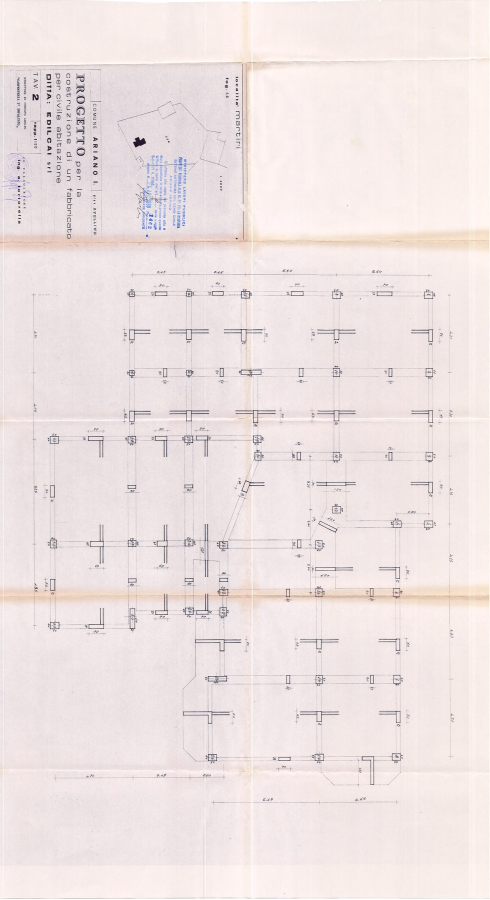
#> input picture analysis/source_renders/TAV02S/overview.jpg, 979 x 1800 px (shown at 1/2 size)
$ python -i footprint_proposals.py   (imports and definitions only)
#> lines starting #> are read from the running program, lines starting #| are printed output that depends on the picture; after the words box and inside, x2 and y2 are one past the last pixel; in counts of white or black regions, pixels touching at a corner belong together
from __future__ import annotations

from typing import Any

import cv2
import numpy as np


MAX_CANDIDATES = 6000


def _area(box: dict[str, float]) -> float:
    return max(0.0, float(box["width"])) * max(0.0, float(box["height"]))


def _intersection_area(a: dict[str, float], b: dict[str, float]) -> float:
    ax2 = a["x"] + a["width"]
    ay2 = a["y"] + a["height"]
    bx2 = b["x"] + b["width"]
    by2 = b["y"] + b["height"]
    ix1 = max(a["x"], b["x"])
    iy1 = max(a["y"], b["y"])
    ix2 = min(ax2, bx2)
    iy2 = min(ay2, by2)
    if ix2 <= ix1 or iy2 <= iy1:
        return 0.0
    return (ix2 - ix1) * (iy2 - iy1)


def _iou(a: dict[str, float], b: dict[str, float]) -> float:
    intersection = _intersection_area(a, b)
    union = _area(a) + _area(b) - intersection
    return intersection / union if union > 0 else 0.0


def _contained_fraction(inner: dict[str, float], outer: dict[str, float]) -> float:
    area = _area(inner)
    return _intersection_area(inner, outer) / area if area > 0 else 0.0


def _extract_candidates(
    mask: np.ndarray,
    *,
    width: int,
    height: int,
    min_side: int,
    max_side: int,
    detector: str,
) -> list[dict[str, Any]]:
    contours, _ = cv2.findContours(mask, cv2.RETR_LIST, cv2.CHAIN_APPROX_SIMPLE)
    rows: list[dict[str, Any]] = []
    envelope_detector = detector == "LONG_AXIS_SUPPRESSED"
    for contour in contours:
        x, y, bw, bh = cv2.boundingRect(contour)
        if bw < min_side or bh < min_side or bw > max_side or bh > max_side:
            continue
        rect_area = float(bw * bh)
        if rect_area <= 0:
            continue
        contour_area = abs(float(cv2.contourArea(contour)))
        rectangularity = contour_area / rect_area
        if rectangularity < 0.12:
            continue

        margin_factor = 0.08 if envelope_detector else 0.12
        margin_x = bw * margin_factor
        margin_y = bh * margin_factor
        nx = max(0.0, (x - margin_x) / width)
        ny = max(0.0, (y - margin_y) / height)
        nx2 = min(1.0, (x + bw + margin_x) / width)
        ny2 = min(1.0, (y + bh + margin_y) / height)
        bbox = {
            "x": nx,
            "y": ny,
            "width": nx2 - nx,
            "height": ny2 - ny,
        }
        envelope_confidence = min(1.0, rectangularity) if envelope_detector else 0.0
        build_quality = min(
            1.0,
            0.90 * min(1.0, rectangularity) + (0.10 if envelope_detector else 0.0),
        )
        rows.append(
            {
                "bbox": bbox,
                "center": {"x": (nx + nx2) / 2.0, "y": (ny + ny2) / 2.0},
                "aspect_ratio": float(bw) / float(bh),
                "rectangularity": rectangularity,
                "build_quality": build_quality,
                "detector": detector,
                "footprint_envelope_confidence": envelope_confidence,
                "axis_evidence_present": False,
                "support_identity": None,
                "family_id": None,
            }
        )
    return rows


def _suppress_nested_raw_candidates(rows: list[dict[str, Any]]) -> tuple[list[dict[str, Any]], int]:
    """Suppress small raw cells contained in an axis-suppressed outer envelope.

    This is purely geometric. No known support family, aspect-ratio registry, or
    expected identifier participates in the decision.
    """

    envelopes = [row for row in rows if row.get("detector") == "LONG_AXIS_SUPPRESSED"]
    filtered: list[dict[str, Any]] = []
    suppressed = 0
    for row in rows:
        if row.get("detector") != "RAW_CONTOUR":
            filtered.append(row)
            continue
        row_area = _area(row["bbox"])
        nested = False
        for envelope in envelopes:
            envelope_area = _area(envelope["bbox"])
            if row_area <= 0 or envelope_area < row_area * 1.55 or envelope_area > row_area * 7.0:
                continue
            if _contained_fraction(row["bbox"], envelope["bbox"]) < 0.82:
                continue
            if float(envelope.get("rectangularity", 0.0)) < 0.12:
                continue
            nested = True
            break
        if nested:
            suppressed += 1
        else:
            filtered.append(row)
    return filtered, suppressed


def extract_footprint_proposals(
    image: np.ndarray,
    *,
    max_candidates: int = MAX_CANDIDATES,
) -> dict[str, Any]:
    """Build review-only rectangular footprint proposals from a grayscale raster.

    The implementation adapts the PR #136 axis-suppression/nested-contour repair
    while deliberately removing all historical family-ratio or support-ID oracles.
    """
#> called with max_candidates = 6000

    if image is None or not isinstance(image, np.ndarray) or image.ndim != 2 or image.size == 0:
        raise ValueError("image must be a non-empty grayscale numpy array")
    limit = max(1, min(MAX_CANDIDATES, int(max_candidates)))
    original_h, original_w = image.shape[:2]
#> original_h = 1800; original_w = 979

    # Preserve the historical half-scale analysis path for large sheets, but do
    # not upsample small unit-test rasters.
    if min(original_w, original_h) >= 1200:
        work = cv2.resize(
            image,
            (max(1, original_w // 2), max(1, original_h // 2)),
            interpolation=cv2.INTER_AREA,
        )
    else:
        work = image.copy()
    height, width = work.shape[:2]
#> height = 1800; width = 979

    blurred = cv2.GaussianBlur(work, (3, 3), 0)
    _, binary = cv2.threshold(blurred, 0, 255, cv2.THRESH_BINARY_INV + cv2.THRESH_OTSU)
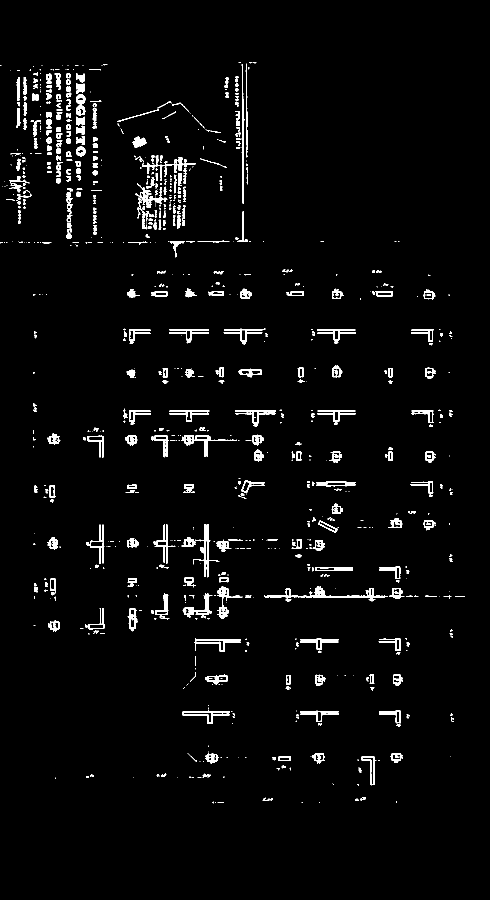
#> binary: shape (1800, 979) (shown at 1/2 size); 3% white; 882 white regions (461 under 20 px), largest, box (x1, y1, x2, y2) and area: (528, 1172, 776, 1203) 1371, (284, 311, 392, 362) 843, (386, 1048, 439, 1155) 833
    kernel = cv2.getStructuringElement(cv2.MORPH_RECT, (3, 3))
    closed = cv2.morphologyEx(binary, cv2.MORPH_CLOSE, kernel, iterations=1)
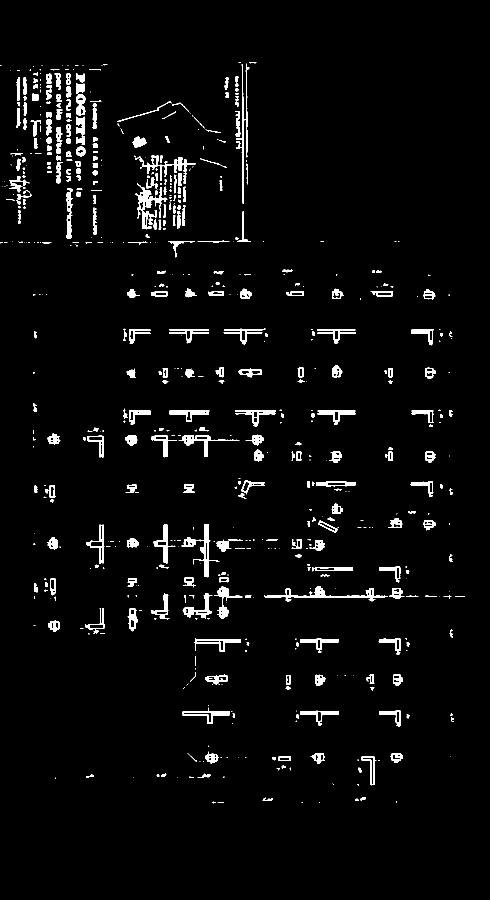
#> closed: shape (1800, 979) (shown at 1/2 size); 3.4% white; 599 white regions (290 under 20 px), largest, box (x1, y1, x2, y2) and area: (271, 367, 335, 459) 1735, (528, 1172, 776, 1204) 1553, (271, 311, 392, 368) 1316

    min_side = max(5, int(min(width, height) * 0.0010))
#> min_side = 5
    max_side = max(min_side + 1, int(min(width, height) * 0.060))
#> max_side = 58
    long_run = max_side + 5
#> long_run = 63
    horizontal_kernel = cv2.getStructuringElement(cv2.MORPH_RECT, (long_run, 1))
    vertical_kernel = cv2.getStructuringElement(cv2.MORPH_RECT, (1, long_run))
#> vertical_kernel = 63 values from 1 to 1
    long_horizontal = cv2.morphologyEx(closed, cv2.MORPH_OPEN, horizontal_kernel)
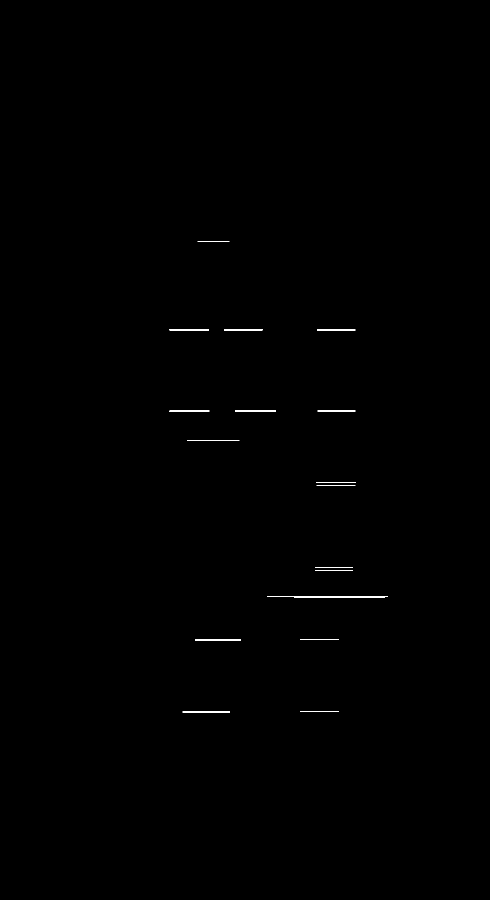
#> long_horizontal: shape (1800, 979) (shown at 1/2 size); 0.17% white in thin lines or dots, all inside (x1, y1, x2, y2) = (338, 482, 776, 1425)
    long_vertical = cv2.morphologyEx(closed, cv2.MORPH_OPEN, vertical_kernel)
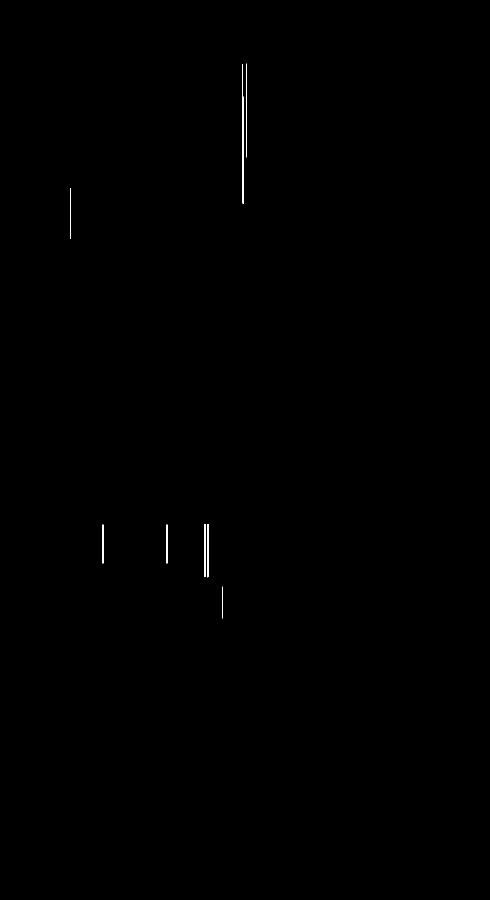
#> long_vertical: shape (1800, 979) (shown at 1/2 size); 0.11% white in thin lines or dots, all inside (x1, y1, x2, y2) = (140, 127, 494, 1237)
    long_axes = cv2.bitwise_or(long_horizontal, long_vertical)
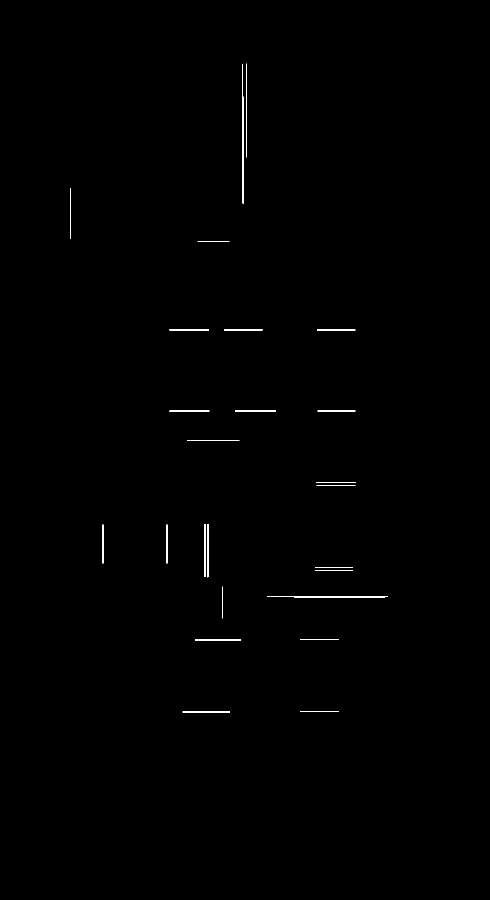
#> long_axes: shape (1800, 979) (shown at 1/2 size); 0.27% white in thin lines or dots, all inside (x1, y1, x2, y2) = (140, 127, 776, 1425)
    axis_suppressed = cv2.subtract(closed, long_axes)
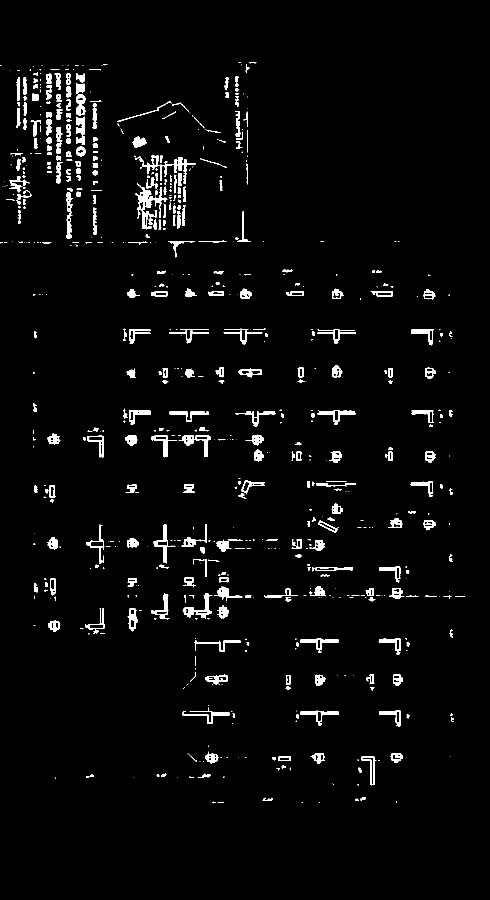
#> axis_suppressed: shape (1800, 979) (shown at 1/2 size); 3.1% white; 690 white regions (341 under 20 px), largest, box (x1, y1, x2, y2) and area: (271, 367, 335, 459) 1735, (271, 311, 392, 368) 1316, (365, 1187, 425, 1238) 842
    axis_suppressed = cv2.morphologyEx(axis_suppressed, cv2.MORPH_CLOSE, kernel, iterations=2)
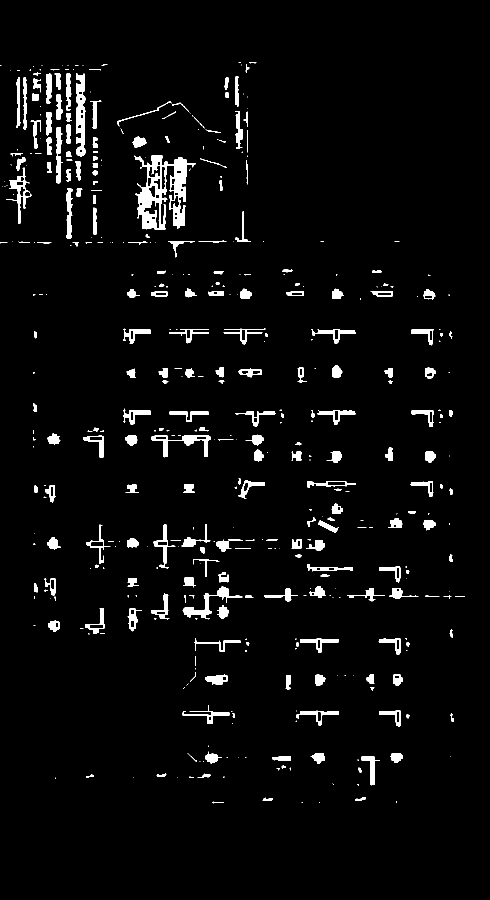
#> axis_suppressed: shape (1800, 979) (shown at 1/2 size); 3.7% white; 438 white regions (212 under 20 px)

    rows = _extract_candidates(
        axis_suppressed,
        width=width,
        height=height,
        min_side=min_side,
        max_side=max_side,
        detector="LONG_AXIS_SUPPRESSED",
    )
#> in _extract_candidates, `contours, _ = cv2.findContours(mask, cv2.RETR_LIST, cv2.CHAIN_APPROX_S..`: contours = 514 contours, 237 with area under 20; largest, box (x1, y1, x2, y2) and area: (269, 311, 392, 460) 9085, (152, 147, 171, 313) 2232, (303, 870, 422, 915) 1389, (365, 1173, 485, 1239) 1313, (13, 335, 63, 448) 1175
#> the loop in _extract_candidates, `for contour in contours:` made 514 passes
#> (x, y, bw, bh, rect_area, contour_area, rectangularity, margin_x) on passes 5, 6, 14: (710, 1595, 22, 7, 154, 59, 0.383, 1.76), (525, 1595, 21, 7, 147, 69, 0.469, 1.68), (172, 1549, 16, 6, 96, 36.5, 0.38, 1.28)
#> after the loop in _extract_candidates, `for contour in contours:`: rows = 238 items
#> rows = 238 items
    rows.extend(
        _extract_candidates(
            closed,
            width=width,
            height=height,
            min_side=min_side,
            max_side=max_side,
            detector="RAW_CONTOUR",
        )
    )
#> in _extract_candidates (call 2), `contours, _ = cv2.findContours(mask, cv2.RETR_LIST, cv2.CHAIN_APPROX_S..`: contours = 767 contours, 364 with area under 20; largest, box (x1, y1, x2, y2) and area: (271, 367, 335, 459) 1584, (528, 1172, 776, 1204) 1350, (363, 1048, 439, 1155) 1192, (271, 311, 392, 368) 1094, (365, 1415, 460, 1448) 911
#> the loop in _extract_candidates (call 2), `for contour in contours:` made 767 passes
#> contour on passes 24 to 26: [[406, 1522], [407, 1522]], [[399, 1522], [400, 1522]], [[756, 1520], [759, 1520]]
    rows, nested_suppressed = _suppress_nested_raw_candidates(rows)
    rows.sort(
        key=lambda row: (
            float(row.get("build_quality", 0.0)),
            float(row.get("footprint_envelope_confidence", 0.0)),
        ),
        reverse=True,
    )

    kept: list[dict[str, Any]] = []
    for row in rows:
        if any(_iou(row["bbox"], existing["bbox"]) > 0.82 for existing in kept[-800:]):
            continue
        kept.append(row)
        if len(kept) >= limit:
            break

    for index, row in enumerate(kept, start=1):
        row["candidate_id"] = f"COL02-FP-{index:04d}"

    return {
        "schema": "CEW_COL02_FOOTPRINT_PROPOSALS_v1",
        "source_dimensions_px": [original_w, original_h],
        "analysis_dimensions_px": [width, height],
        "coordinate_system": "NORMALIZED_0_1",
        "candidate_count": len(kept),
        "detectors": ["LONG_AXIS_SUPPRESSED", "RAW_CONTOUR"],
        "axis_suppressed_candidate_count": sum(
            1 for row in kept if row["detector"] == "LONG_AXIS_SUPPRESSED"
        ),
        "nested_raw_candidate_suppressed_count": nested_suppressed,
        "candidates": kept,
        "authority": {
            "support_identity_authorized": False,
            "family_assignment_authorized": False,
            "structural_identity_authorized": False,
            "canonical_write_authorized": False,
        },
    }

>>> import cv2
>>> picture = cv2.imread('../../analysis/source_renders/TAV02S/overview.jpg', cv2.IMREAD_GRAYSCALE)
>>> result = extract_footprint_proposals(picture)
